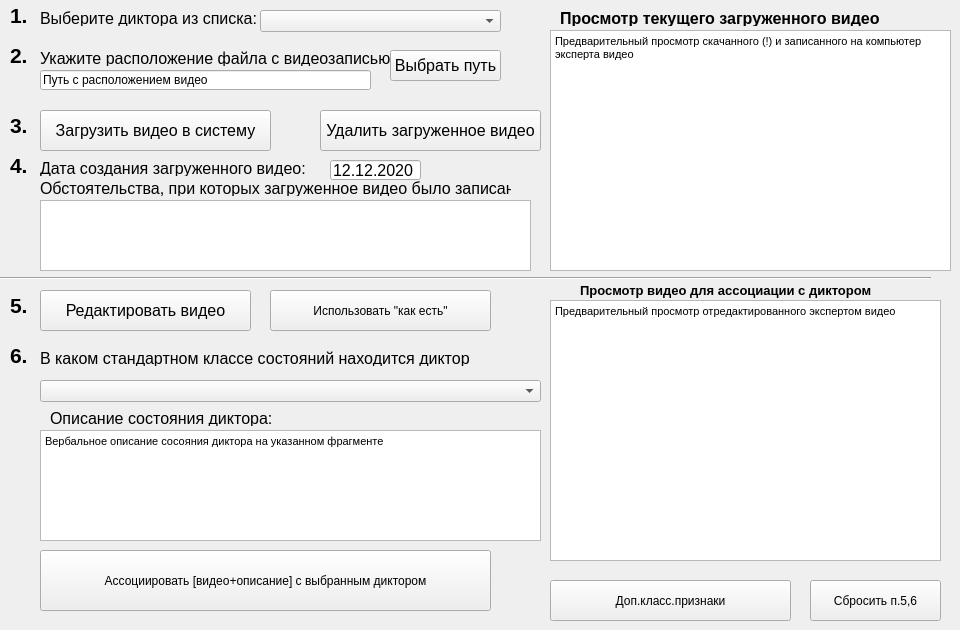
    <widget class="QWidget" name="tab_6">
     <attribute name="title">
      <string>Загрузка видео с диска</string>
     </attribute>
     <widget class="QLabel" name="label_13">
      <property name="geometry">
       <rect>
        <x>10</x>
        <y>100</y>
        <width>47</width>
        <height>51</height>
       </rect>
      </property>
      <property name="font">
       <font>
        <family>Arial</family>
        <pointsize>16</pointsize>
        <weight>75</weight>
        <bold>true</bold>
       </font>
      </property>
      <property name="text">
       <string>3.</string>
      </property>
     </widget>
     <widget class="QLabel" name="label_select_speaker_disk">
      <property name="geometry">
       <rect>
        <x>40</x>
        <y>10</y>
        <width>221</width>
        <height>16</height>
       </rect>
      </property>
      <property name="font">
       <font>
        <family>Arial</family>
        <pointsize>12</pointsize>
       </font>
      </property>
      <property name="text">
       <string>Выберите диктора из списка:</string>
      </property>
     </widget>
     <widget class="QLabel" name="label_date_download_video_disc">
      <property name="geometry">
       <rect>
        <x>40</x>
        <y>160</y>
        <width>271</width>
        <height>16</height>
       </rect>
      </property>
      <property name="font">
       <font>
        <family>Arial</family>
        <pointsize>12</pointsize>
       </font>
      </property>
      <property name="text">
       <string>Дата создания загруженного видео:</string>
      </property>
     </widget>
     <widget class="QLabel" name="label_watch_video_disc">
      <property name="geometry">
       <rect>
        <x>560</x>
        <y>10</y>
        <width>341</width>
        <height>16</height>
       </rect>
      </property>
      <property name="font">
       <font>
        <family>Arial</family>
        <pointsize>12</pointsize>
        <weight>75</weight>
        <bold>true</bold>
       </font>
      </property>
      <property name="text">
       <string>Просмотр текущего загруженного видео</string>
      </property>
     </widget>
     <widget class="QLineEdit" name="lineEdit_direct">
      <property name="geometry">
       <rect>
        <x>40</x>
        <y>70</y>
        <width>331</width>
        <height>20</height>
       </rect>
      </property>
      <property name="text">
       <string>Путь с расположением видео</string>
      </property>
     </widget>
     <widget class="QLabel" name="label_15">
      <property name="geometry">
       <rect>
        <x>10</x>
        <y>140</y>
        <width>47</width>
        <height>51</height>
       </rect>
      </property>
      <property name="font">
       <font>
        <family>Arial</family>
        <pointsize>16</pointsize>
        <weight>75</weight>
        <bold>true</bold>
       </font>
      </property>
      <property name="text">
       <string>4.</string>
      </property>
     </widget>
     <widget class="QTextEdit" name="textEdit_condition_download_video_disc">
      <property name="geometry">
       <rect>
        <x>40</x>
        <y>200</y>
        <width>491</width>
        <height>71</height>
       </rect>
      </property>
     </widget>
     <widget class="QLineEdit" name="lineEdit_date_download_video_disc">
      <property name="geometry">
       <rect>
        <x>330</x>
        <y>160</y>
        <width>91</width>
        <height>20</height>
       </rect>
      </property>
      <property name="font">
       <font>
        <family>Arial</family>
        <pointsize>12</pointsize>
       </font>
      </property>
      <property name="text">
       <string>12.12.2020</string>
      </property>
     </widget>
     <widget class="QPushButton" name="pushButton_select_direct">
      <property name="geometry">
       <rect>
        <x>390</x>
        <y>50</y>
        <width>111</width>
        <height>31</height>
       </rect>
      </property>
      <property name="font">
       <font>
        <family>Arial</family>
        <pointsize>12</pointsize>
       </font>
      </property>
      <property name="text">
       <string>Выбрать путь</string>
      </property>
     </widget>
     <widget class="QLabel" name="label_16">
      <property name="geometry">
       <rect>
        <x>10</x>
        <y>30</y>
        <width>47</width>
        <height>51</height>
       </rect>
      </property>
      <property name="font">
       <font>
        <family>Arial</family>
        <pointsize>16</pointsize>
        <weight>75</weight>
        <bold>true</bold>
       </font>
      </property>
      <property name="text">
       <string>2.</string>
      </property>
     </widget>
     <widget class="QLabel" name="label_select_direct">
      <property name="geometry">
       <rect>
        <x>40</x>
        <y>50</y>
        <width>351</width>
        <height>16</height>
       </rect>
      </property>
      <property name="font">
       <font>
        <family>Arial</family>
        <pointsize>12</pointsize>
       </font>
      </property>
      <property name="text">
       <string>Укажите расположение файла с видеозаписью:</string>
      </property>
     </widget>
     <widget class="QPushButton" name="pushButton_download_in_system">
      <property name="geometry">
       <rect>
        <x>40</x>
        <y>110</y>
        <width>231</width>
        <height>41</height>
       </rect>
      </property>
      <property name="font">
       <font>
        <family>Arial</family>
        <pointsize>12</pointsize>
       </font>
      </property>
      <property name="text">
       <string>Загрузить видео в систему</string>
      </property>
     </widget>
     <widget class="QComboBox" name="comboBox_select_speaker_disk">
      <property name="geometry">
       <rect>
        <x>260</x>
        <y>10</y>
        <width>241</width>
        <height>22</height>
       </rect>
      </property>
     </widget>
     <widget class="QLabel" name="label_condition_download_video_disc">
      <property name="geometry">
       <rect>
        <x>40</x>
        <y>180</y>
        <width>471</width>
        <height>16</height>
       </rect>
      </property>
      <property name="font">
       <font>
        <family>Arial</family>
        <pointsize>12</pointsize>
       </font>
      </property>
      <property name="text">
       <string>Обстоятельства, при которых загруженное видео было записано:</string>
      </property>
     </widget>
     <widget class="QLabel" name="label_18">
      <property name="geometry">
       <rect>
        <x>10</x>
        <y>-10</y>
        <width>47</width>
        <height>51</height>
       </rect>
      </property>
      <property name="font">
       <font>
        <family>Arial</family>
        <pointsize>16</pointsize>
        <weight>75</weight>
        <bold>true</bold>
       </font>
      </property>
      <property name="text">
       <string>1.</string>
      </property>
     </widget>
     <widget class="QTextEdit" name="textEdit_watch_video_disc">
      <property name="geometry">
       <rect>
        <x>550</x>
        <y>30</y>
        <width>401</width>
        <height>241</height>
       </rect>
      </property>
      <property name="html">
       <string>&lt;!DOCTYPE HTML PUBLIC &quot;-//W3C//DTD HTML 4.0//EN&quot; &quot;http://www.w3.org/TR/REC-html40/strict.dtd&quot;&gt;
&lt;html&gt;&lt;head&gt;&lt;meta name=&quot;qrichtext&quot; content=&quot;1&quot; /&gt;&lt;style type=&quot;text/css&quot;&gt;
p, li { white-space: pre-wrap; }
&lt;/style&gt;&lt;/head&gt;&lt;body style=&quot; font-family:'Arial'; font-size:12pt; font-weight:400; font-style:normal;&quot;&gt;
&lt;p style=&quot; margin-top:0px; margin-bottom:0px; margin-left:0px; margin-right:0px; -qt-block-indent:0; text-indent:0px;&quot;&gt;&lt;span style=&quot; font-family:'MS Shell Dlg 2'; font-size:8.25pt;&quot;&gt;Предварительный просмотр скачанного (!) и записанного на компьютер эксперта видео&lt;/span&gt;&lt;/p&gt;&lt;/body&gt;&lt;/html&gt;</string>
      </property>
     </widget>
     <widget class="QPushButton" name="pushButton_drop_disc">
      <property name="geometry">
       <rect>
        <x>810</x>
        <y>580</y>
        <width>131</width>
        <height>41</height>
       </rect>
      </property>
      <property name="text">
       <string>Сбросить п.5,6</string>
      </property>
     </widget>
     <widget class="QTextEdit" name="textEdit_description_state_speaker_disc">
      <property name="geometry">
       <rect>
        <x>40</x>
        <y>430</y>
        <width>501</width>
        <height>111</height>
       </rect>
      </property>
      <property name="html">
       <string>&lt;!DOCTYPE HTML PUBLIC &quot;-//W3C//DTD HTML 4.0//EN&quot; &quot;http://www.w3.org/TR/REC-html40/strict.dtd&quot;&gt;
&lt;html&gt;&lt;head&gt;&lt;meta name=&quot;qrichtext&quot; content=&quot;1&quot; /&gt;&lt;style type=&quot;text/css&quot;&gt;
p, li { white-space: pre-wrap; }
&lt;/style&gt;&lt;/head&gt;&lt;body style=&quot; font-family:'Arial'; font-size:12pt; font-weight:400; font-style:normal;&quot;&gt;
&lt;p style=&quot; margin-top:0px; margin-bottom:0px; margin-left:0px; margin-right:0px; -qt-block-indent:0; text-indent:0px;&quot;&gt;&lt;span style=&quot; font-family:'MS Shell Dlg 2'; font-size:8.25pt;&quot;&gt;Вербальное описание сосояния диктора на указанном фрагменте&lt;/span&gt;&lt;/p&gt;&lt;/body&gt;&lt;/html&gt;</string>
      </property>
     </widget>
     <widget class="QLabel" name="label_select_class_disc">
      <property name="geometry">
       <rect>
        <x>40</x>
        <y>350</y>
        <width>431</width>
        <height>16</height>
       </rect>
      </property>
      <property name="font">
       <font>
        <family>Arial</family>
        <pointsize>12</pointsize>
       </font>
      </property>
      <property name="text">
       <string>В каком стандартном классе состояний находится диктор:</string>
      </property>
     </widget>
     <widget class="QLabel" name="label_description_state_speaker_disc">
      <property name="geometry">
       <rect>
        <x>50</x>
        <y>410</y>
        <width>221</width>
        <height>16</height>
       </rect>
      </property>
      <property name="font">
       <font>
        <family>Arial</family>
        <pointsize>12</pointsize>
       </font>
      </property>
      <property name="text">
       <string>Описание состояния диктора:</string>
      </property>
     </widget>
     <widget class="QLabel" name="label_14">
      <property name="geometry">
       <rect>
        <x>10</x>
        <y>280</y>
        <width>47</width>
        <height>51</height>
       </rect>
      </property>
      <property name="font">
       <font>
        <family>Arial</family>
        <pointsize>16</pointsize>
        <weight>75</weight>
        <bold>true</bold>
       </font>
      </property>
      <property name="text">
       <string>5.</string>
      </property>
     </widget>
     <widget class="QComboBox" name="comboBox_select_class_disc">
      <property name="geometry">
       <rect>
        <x>40</x>
        <y>380</y>
        <width>501</width>
        <height>22</height>
       </rect>
      </property>
     </widget>
     <widget class="QPushButton" name="pushButton_edit_video_disc">
      <property name="geometry">
       <rect>
        <x>40</x>
        <y>290</y>
        <width>211</width>
        <height>41</height>
       </rect>
      </property>
      <property name="font">
       <font>
        <family>Arial</family>
        <pointsize>12</pointsize>
       </font>
      </property>
      <property name="text">
       <string>Редактировать видео</string>
      </property>
     </widget>
     <widget class="QPushButton" name="pushButton_associate_video_with_class_disc">
      <property name="geometry">
       <rect>
        <x>40</x>
        <y>550</y>
        <width>451</width>
        <height>61</height>
       </rect>
      </property>
      <property name="text">
       <string>Ассоциировать [видео+описание] с выбранным диктором</string>
      </property>
     </widget>
     <widget class="QPushButton" name="pushButton_aditional_class_disc">
      <property name="geometry">
       <rect>
        <x>550</x>
        <y>580</y>
        <width>241</width>
        <height>41</height>
       </rect>
      </property>
      <property name="text">
       <string>Доп.класс.признаки</string>
      </property>
     </widget>
     <widget class="QPushButton" name="pushButton_use_video_disc">
      <property name="geometry">
       <rect>
        <x>270</x>
        <y>290</y>
        <width>221</width>
        <height>41</height>
       </rect>
      </property>
      <property name="text">
       <string>Использовать &quot;как есть&quot;</string>
      </property>
     </widget>
     <widget class="QTextEdit" name="textEdit_watch_video_for_associate_disc">
      <property name="geometry">
       <rect>
        <x>550</x>
        <y>300</y>
        <width>391</width>
        <height>261</height>
       </rect>
      </property>
      <property name="html">
       <string>&lt;!DOCTYPE HTML PUBLIC &quot;-//W3C//DTD HTML 4.0//EN&quot; &quot;http://www.w3.org/TR/REC-html40/strict.dtd&quot;&gt;
&lt;html&gt;&lt;head&gt;&lt;meta name=&quot;qrichtext&quot; content=&quot;1&quot; /&gt;&lt;style type=&quot;text/css&quot;&gt;
p, li { white-space: pre-wrap; }
&lt;/style&gt;&lt;/head&gt;&lt;body style=&quot; font-family:'Arial'; font-size:12pt; font-weight:400; font-style:normal;&quot;&gt;
&lt;p style=&quot; margin-top:0px; margin-bottom:0px; margin-left:0px; margin-right:0px; -qt-block-indent:0; text-indent:0px;&quot;&gt;&lt;span style=&quot; font-family:'MS Shell Dlg 2'; font-size:8.25pt;&quot;&gt;Предварительный просмотр отредактированного экспертом видео&lt;/span&gt;&lt;/p&gt;&lt;/body&gt;&lt;/html&gt;</string>
      </property>
     </widget>
     <widget class="QLabel" name="label_17">
      <property name="geometry">
       <rect>
        <x>10</x>
        <y>330</y>
        <width>47</width>
        <height>51</height>
       </rect>
      </property>
      <property name="font">
       <font>
        <family>Arial</family>
        <pointsize>16</pointsize>
        <weight>75</weight>
        <bold>true</bold>
       </font>
      </property>
      <property name="text">
       <string>6.</string>
      </property>
     </widget>
     <widget class="Line" name="line_3">
      <property name="geometry">
       <rect>
        <x>0</x>
        <y>270</y>
        <width>931</width>
        <height>16</height>
       </rect>
      </property>
      <property name="orientation">
       <enum>Qt::Horizontal</enum>
      </property>
     </widget>
     <widget class="QLabel" name="label_watch_video_for_associate_disc">
      <property name="geometry">
       <rect>
        <x>580</x>
        <y>280</y>
        <width>331</width>
        <height>20</height>
       </rect>
      </property>
      <property name="font">
       <font>
        <family>Arial</family>
        <pointsize>10</pointsize>
        <weight>75</weight>
        <bold>true</bold>
       </font>
      </property>
      <property name="text">
       <string>Просмотр видео для ассоциации с диктором</string>
      </property>
     </widget>
     <widget class="QPushButton" name="pushButton_delete_video_disk">
      <property name="geometry">
       <rect>
        <x>320</x>
        <y>110</y>
        <width>221</width>
        <height>41</height>
       </rect>
      </property>
      <property name="font">
       <font>
        <family>Arial</family>
        <pointsize>12</pointsize>
       </font>
      </property>
      <property name="text">
       <string>Удалить загруженное видео</string>
      </property>
     </widget>
    </widget>
